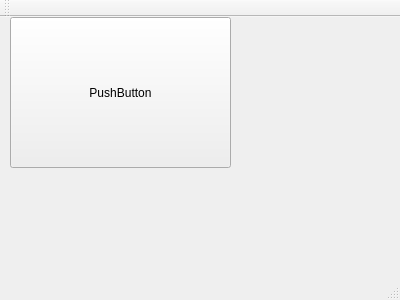
<?xml version="1.0" encoding="UTF-8"?>
<ui version="4.0">
 <class>MainWindow</class>
 <widget class="QMainWindow" name="MainWindow">
  <property name="geometry">
   <rect>
    <x>0</x>
    <y>0</y>
    <width>400</width>
    <height>300</height>
   </rect>
  </property>
  <property name="windowTitle">
   <string>MainWindow</string>
  </property>
  <widget class="QWidget" name="centralWidget">
   <widget class="QPushButton" name="pushButton">
    <property name="geometry">
     <rect>
      <x>10</x>
      <y>0</y>
      <width>221</width>
      <height>151</height>
     </rect>
    </property>
    <property name="text">
     <string>PushButton</string>
    </property>
   </widget>
  </widget>
  <widget class="QMenuBar" name="menuBar">
   <property name="geometry">
    <rect>
     <x>0</x>
     <y>0</y>
     <width>400</width>
     <height>22</height>
    </rect>
   </property>
  </widget>
  <widget class="QToolBar" name="mainToolBar">
   <attribute name="toolBarArea">
    <enum>TopToolBarArea</enum>
   </attribute>
   <attribute name="toolBarBreak">
    <bool>false</bool>
   </attribute>
  </widget>
  <widget class="QStatusBar" name="statusBar"/>
 </widget>
 <layoutdefault spacing="6" margin="11"/>
 <resources/>
 <connections/>
</ui>
